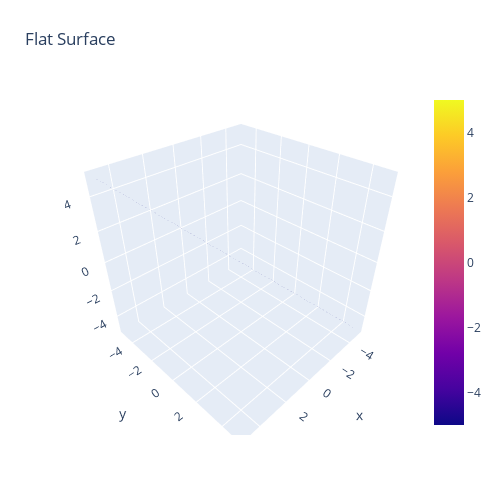

Here is the notebook cell this chart was saved with:
### Code cell
import plotly.graph_objects as go
import plotly.figure_factory as ff
import numpy as np



x, y = np.linspace(-5, 5, 100), np.linspace(-5, 5, 100)
z = np.tile(y,(100,1))

fig = go.Figure(data=[go.Surface(z=z, x=x, y=y,surfacecolor=x)])

fig.update_layout(title='Flat Surface', autosize=False,
                    width=500, height=500,
                    margin=dict(l=65, r=50, b=65, t=90))



fig.show()
